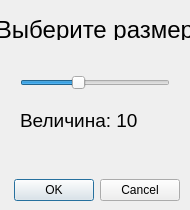
<?xml version="1.0" encoding="UTF-8"?>
<ui version="4.0">
 <class>s21_sizes</class>
 <widget class="QDialog" name="s21_sizes">
  <property name="geometry">
   <rect>
    <x>0</x>
    <y>0</y>
    <width>190</width>
    <height>210</height>
   </rect>
  </property>
  <property name="minimumSize">
   <size>
    <width>190</width>
    <height>210</height>
   </size>
  </property>
  <property name="maximumSize">
   <size>
    <width>190</width>
    <height>210</height>
   </size>
  </property>
  <property name="Sizes" stdset="0">
   <string>Dialog</string>
  </property>
  <widget class="QDialogButtonBox" name="buttonBox">
   <property name="geometry">
    <rect>
     <x>0</x>
     <y>170</y>
     <width>180</width>
     <height>40</height>
    </rect>
   </property>
   <property name="orientation">
    <enum>Qt::Horizontal</enum>
   </property>
   <property name="standardButtons">
    <set>QDialogButtonBox::Cancel|QDialogButtonBox::Ok</set>
   </property>
  </widget>
  <widget class="QLabel" name="label_choise_size">
   <property name="geometry">
    <rect>
     <x>0</x>
     <y>20</y>
     <width>190</width>
     <height>20</height>
    </rect>
   </property>
   <property name="font">
    <font>
     <pointsize>18</pointsize>
    </font>
   </property>
   <property name="text">
    <string>Выберите размер</string>
   </property>
   <property name="alignment">
    <set>Qt::AlignCenter</set>
   </property>
  </widget>
  <widget class="QLabel" name="label_size_value">
   <property name="geometry">
    <rect>
     <x>20</x>
     <y>110</y>
     <width>150</width>
     <height>20</height>
    </rect>
   </property>
   <property name="font">
    <font>
     <pointsize>14</pointsize>
    </font>
   </property>
   <property name="text">
    <string>Величина: 10</string>
   </property>
  </widget>
  <widget class="QSlider" name="horizontalSlider_size">
   <property name="geometry">
    <rect>
     <x>20</x>
     <y>70</y>
     <width>150</width>
     <height>25</height>
    </rect>
   </property>
   <property name="minimum">
    <number>1</number>
   </property>
   <property name="maximum">
    <number>25</number>
   </property>
   <property name="pageStep">
    <number>1</number>
   </property>
   <property name="value">
    <number>10</number>
   </property>
   <property name="orientation">
    <enum>Qt::Horizontal</enum>
   </property>
  </widget>
 </widget>
 <resources/>
 <connections>
  <connection>
   <sender>buttonBox</sender>
   <signal>accepted()</signal>
   <receiver>s21_sizes</receiver>
   <slot>accept()</slot>
   <hints>
    <hint type="sourcelabel">
     <x>248</x>
     <y>254</y>
    </hint>
    <hint type="destinationlabel">
     <x>157</x>
     <y>274</y>
    </hint>
   </hints>
  </connection>
  <connection>
   <sender>buttonBox</sender>
   <signal>rejected()</signal>
   <receiver>s21_sizes</receiver>
   <slot>reject()</slot>
   <hints>
    <hint type="sourcelabel">
     <x>316</x>
     <y>260</y>
    </hint>
    <hint type="destinationlabel">
     <x>286</x>
     <y>274</y>
    </hint>
   </hints>
  </connection>
 </connections>
</ui>
